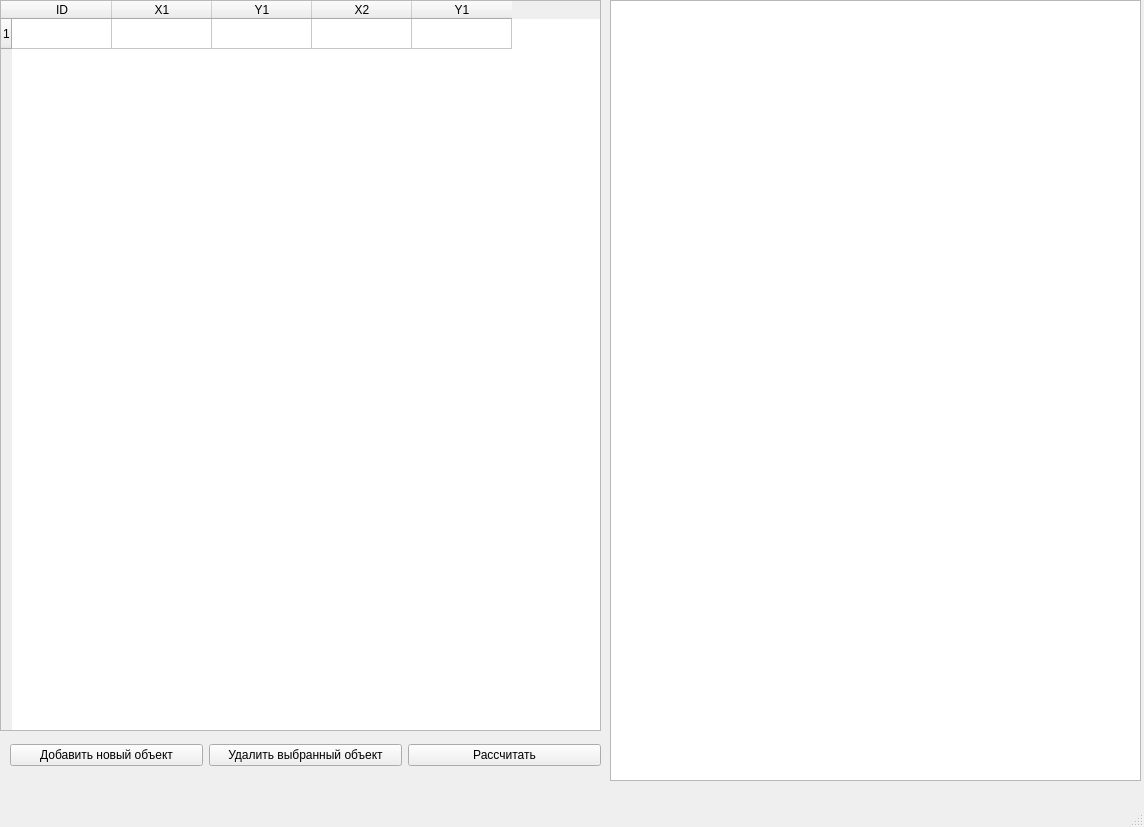
<?xml version="1.0" encoding="UTF-8"?>
<ui version="4.0">
 <class>MainWindow</class>
 <widget class="QMainWindow" name="MainWindow">
  <property name="geometry">
   <rect>
    <x>0</x>
    <y>0</y>
    <width>1144</width>
    <height>827</height>
   </rect>
  </property>
  <property name="windowTitle">
   <string>MainWindow</string>
  </property>
  <widget class="QWidget" name="centralwidget">
   <widget class="QTableWidget" name="tableWidget">
    <property name="geometry">
     <rect>
      <x>0</x>
      <y>0</y>
      <width>601</width>
      <height>731</height>
     </rect>
    </property>
    <row>
     <property name="text">
      <string>1</string>
     </property>
    </row>
    <column>
     <property name="text">
      <string>ID</string>
     </property>
    </column>
    <column>
     <property name="text">
      <string>X1</string>
     </property>
    </column>
    <column>
     <property name="text">
      <string>Y1</string>
     </property>
    </column>
    <column>
     <property name="text">
      <string>X2</string>
     </property>
    </column>
    <column>
     <property name="text">
      <string>Y1</string>
     </property>
    </column>
   </widget>
   <widget class="QGraphicsView" name="graphicsView">
    <property name="geometry">
     <rect>
      <x>610</x>
      <y>0</y>
      <width>531</width>
      <height>781</height>
     </rect>
    </property>
   </widget>
   <widget class="QWidget" name="">
    <property name="geometry">
     <rect>
      <x>10</x>
      <y>740</y>
      <width>591</width>
      <height>30</height>
     </rect>
    </property>
    <layout class="QHBoxLayout" name="horizontalLayout">
     <item>
      <widget class="QPushButton" name="add_new_object">
       <property name="text">
        <string>Добавить новый объект</string>
       </property>
      </widget>
     </item>
     <item>
      <widget class="QPushButton" name="delet_select_object">
       <property name="text">
        <string>Удалить выбранный объект</string>
       </property>
      </widget>
     </item>
     <item>
      <widget class="QPushButton" name="calculate_button">
       <property name="text">
        <string>Рассчитать</string>
       </property>
      </widget>
     </item>
    </layout>
   </widget>
  </widget>
  <widget class="QMenuBar" name="menubar">
   <property name="geometry">
    <rect>
     <x>0</x>
     <y>0</y>
     <width>1144</width>
     <height>26</height>
    </rect>
   </property>
  </widget>
  <widget class="QStatusBar" name="statusbar"/>
 </widget>
 <resources/>
 <connections/>
</ui>
